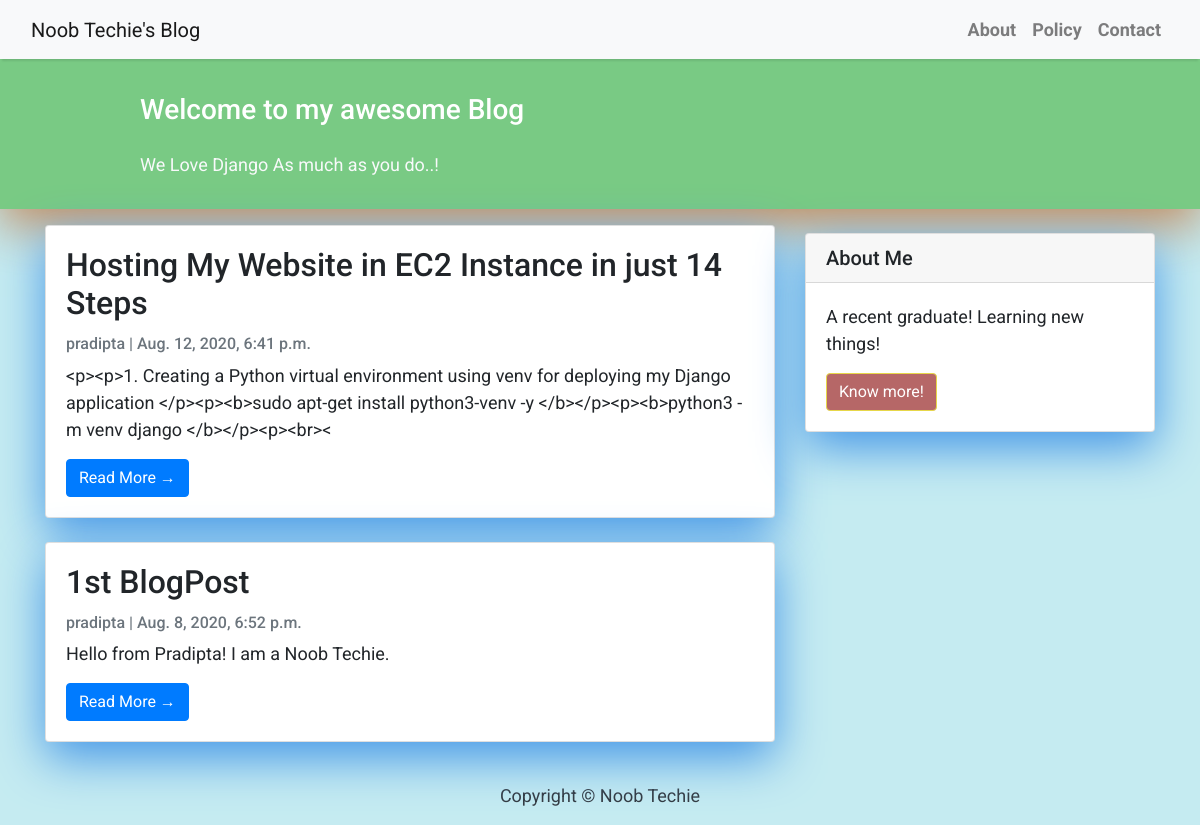
Before: / with the older database file.
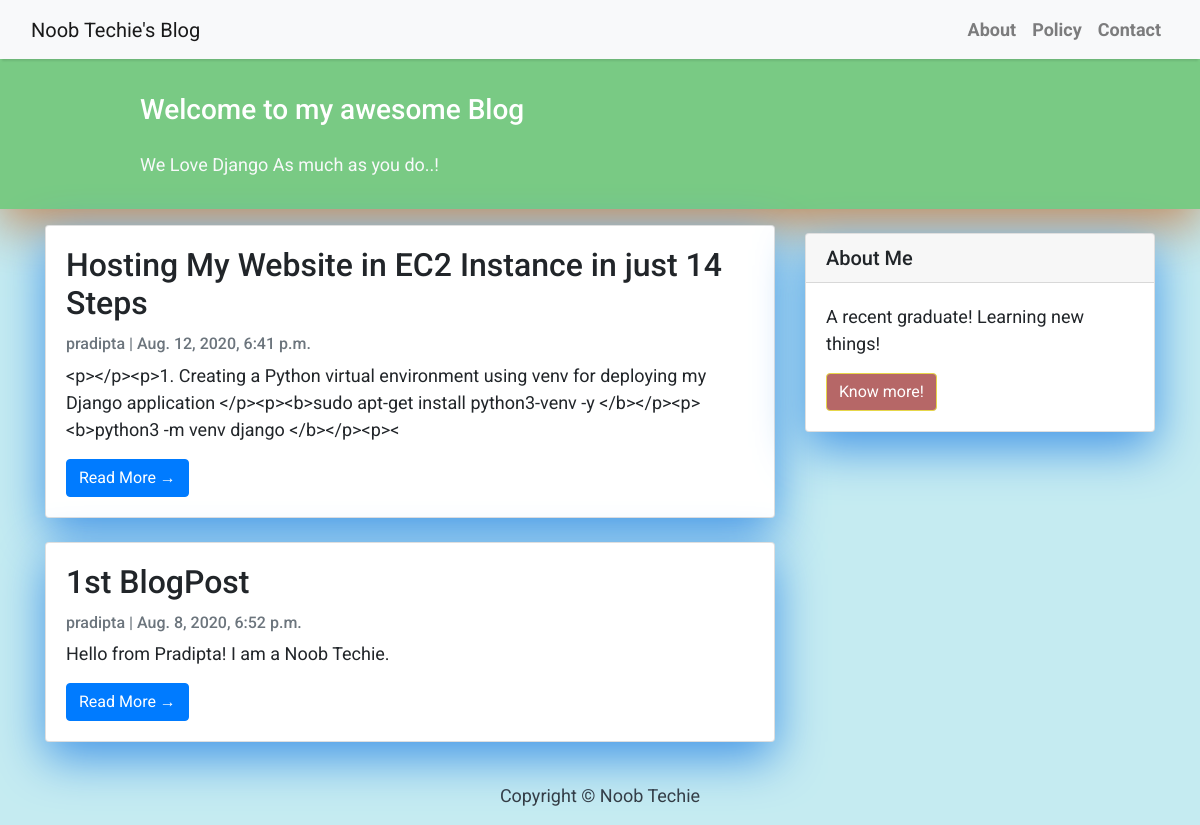
After: the same page with the newer database file.
### blog/models.py (models this page shows, shortened)
class Post(models.Model):
    title = models.CharField(max_length=200, unique=True)
    slug = models.SlugField(max_length=200, unique=True)
    author = models.ForeignKey(User, on_delete= models.CASCADE,related_name='blog_posts')
    updated_on = models.DateTimeField(auto_now= True)
    content = models.TextField()
    created_on = models.DateTimeField(auto_now_add=True)
    status = models.IntegerField(choices=STATUS, default=0)
    class Meta:
        ordering = ['-created_on']

### blog/views.py (the view)
# urls.py: path('', views.PostList.as_view(), name='home'),
class PostList(generic.ListView):
    queryset = Post.objects.filter(status=1).order_by('-created_on')
    template_name = 'index.html'
    paginate_by = 3

### templates/index.html (shortened to what this page needs)
{% extends "base.html" %}
{% block content %}
<header class="masthead">
    <div class="container">
        <div class="row">
            <div class=" col-md-8 col-md-10 mx-auto">
                <div class="site-heading">
                    <h3 class=" site-heading my-4 mt-3 text-white"> Welcome to my awesome Blog </h3>
                    <p class="text-light">We Love Django As much as you do..! &nbsp
                    </p>
                </div>
            </div>
        </div>
    </div>
</header>
<div class="container">
    <div class="row">
        <div class="col-md-8 mt-3 left">
            {% for post in post_list %}
            <div class="card mb-4">
                <div class="card-body">
                    <h2 class="card-title">{{ post.title }}</h2>
                    <p class="card-text text-muted h6">{{ post.author }} | {{ post.created_on}} </p>
                    <p class="card-text">{{post.content|slice:":200" }}</p>
                    <a href="{% url 'post_detail' post.slug  %}" class="btn btn-primary">Read More &rarr;</a>
                </div>
            </div>
            {% endfor %}
        </div>
        {% block sidebar %}
        {% include 'sidebar.html' %}
        {% endblock sidebar %}
    </div>
</div>
{%endblock%}

### templates/base.html (shortened to what this page needs)
<!DOCTYPE html>
<html>
    <head>
        <link rel="stylesheet" href="https://maxcdn.bootstrapcdn.com/bootstrap/4.0.0/css/bootstrap.min.css"
 />
    </head>
    <body>
        <nav class="navbar navbar-expand-lg navbar-light bg-light shadow" id="mainNav">
            <div class="container-fluid">
                <a class="navbar-brand" href="{% url 'home' %}">Noob Techie's Blog</a>
                <div class="collapse navbar-collapse" id="navbarResponsive">
                    <ul class="navbar-nav ml-auto">
                        <li class="nav-item text-black">
                            <a class="nav-link text-black font-weight-bold" href="#">About</a>
                        </li>
                        <li class="nav-item text-black">
                            <a class="nav-link text-black font-weight-bold" href="#">Policy</a>
                        </li>
                        <li class="nav-item text-black">
                            <a class="nav-link text-black font-weight-bold" href="#">Contact</a>
                        </li>
                    </ul>
                </div>
            </div>
        </nav>
        {% block content %}{% endblock content %}
        <footer class="py-3 bg-grey">
            <p class="m-0 text-dark text-center ">Copyright &copy; Noob Techie</p>
        </footer>
    </body>
</html>

### templates/sidebar.html (shortened to what this page needs)
{% block sidebar %}
<div class="col-md-4 float-right ">
<div class="card my-4">
        <h5 class="card-header">About Me</h5>
    <div class="card-body">
        <p class="card-text"> A recent graduate! Learning new things!</p>
        <a href="#"
           class="btn btn-danger">Know more!</a>
    </div>
</div>
</div>
{% endblock sidebar %}

### templates/base.html (style rules this page uses)
body { font-family: "Roboto", sans-serif; font-size: 17px; background-color: #acd5e7; }
.shadow { box-shadow: 0 4px 2px -2px rgba(0, 0, 0, 0.1); }
.btn-danger { color: #fff; background-color: #b66767; border-color: #e7d749; }
.masthead { background: #79ca84; height: auto; padding-bottom: 15px; box-shadow: 0 16px 48px #c48959; padding-top: 10px; }

### templates/index.html (style rules this page uses)
body { font-family: "Roboto", sans-serif; font-size: 18px; background-color: #c5ebf1; }
.card { box-shadow: 0 16px 48px #9e76a7; }

### templates/sidebar.html (style rules this page uses)
.card { box-shadow: 0 16px 48px #4496e7; }

Changed rows visible on the page:
changed Post "Hosting My Website in EC2 Instance in just 14 Steps": content "<p><p>1. Creating a Python virtual environment using venv for deploying my Django application </p><p><b>sudo apt-get install python3-venv -y </b></p><p><b>python3 -m venv django </b></p><p><br><" → "<p></p><p>1. Creating a Python virtual environment using venv for deploying my Django application </p><p><b>sudo apt-get install python3-venv -y </b></p><p><b>python3 -m venv django </b></p><p><"
